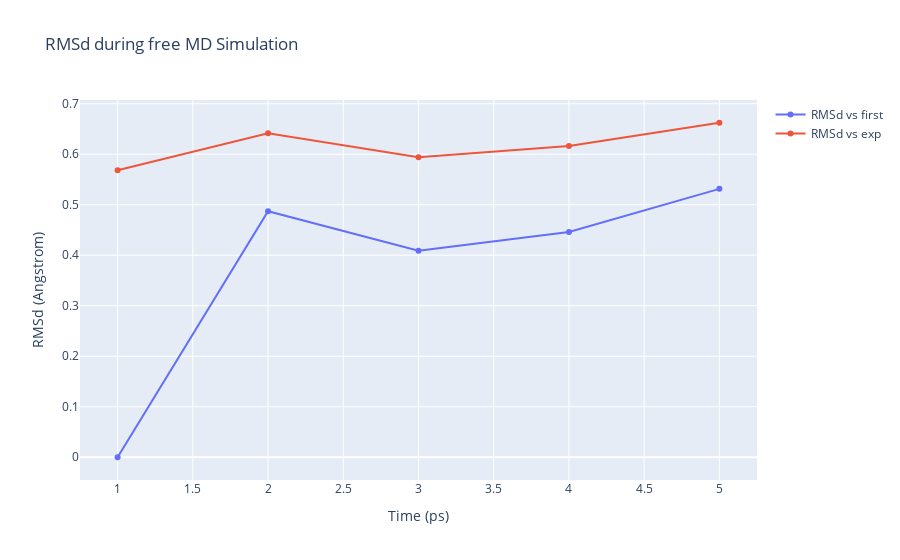

Notebook code for this chart:
### Code cell
# Read RMS vs first snapshot data from file 
with open(output_rms_first,'r') as rms_first_file:
    x,y = map(
        list,
        zip(*[
            (float(line.split()[0]),float(line.split()[1]))
            for line in rms_first_file 
            if not line.startswith(("#","@")) 
        ])
    )

# Read RMS vs experimental structure data from file 
with open(output_rms_exp,'r') as rms_exp_file:
    x2,y2 = map(
        list,
        zip(*[
            (float(line.split()[0]),float(line.split()[1]))
            for line in rms_exp_file
            if not line.startswith(("#","@")) 
        ])
    )
    
trace1 = go.Scatter(
    x = x,
    y = y,
    name = 'RMSd vs first'
)

trace2 = go.Scatter(
    x = x,
    y = y2,
    name = 'RMSd vs exp'
)

data = [trace1, trace2]

plotly.offline.init_notebook_mode(connected=True)

fig = {
    "data": data,
    "layout": go.Layout(title="RMSd during free MD Simulation",
                        xaxis=dict(title = "Time (ps)"),
                        yaxis=dict(title = "RMSd (Angstrom)")
                       )
}

plotly.offline.iplot(fig)

### Figure 1 — Plotly figure (JSON) as saved in the notebook; plotly's stock layout.template omitted (floating-point values rounded to 4 significant figures)
{"data": [{"name": "RMSd vs first", "type": "scatter", "x": [1, 2, 3, 4, 5], "y": [0, 0.4871, 0.4087, 0.4459, 0.5314]}, {"name": "RMSd vs exp", "type": "scatter", "x": [1, 2, 3, 4, 5], "y": [0.5684, 0.6413, 0.5941, 0.6161, 0.6623]}], "layout": {"title": {"text": "RMSd during free MD Simulation"}, "xaxis": {"title": {"text": "Time (ps)"}}, "yaxis": {"title": {"text": "RMSd (Angstrom)"}}}}
